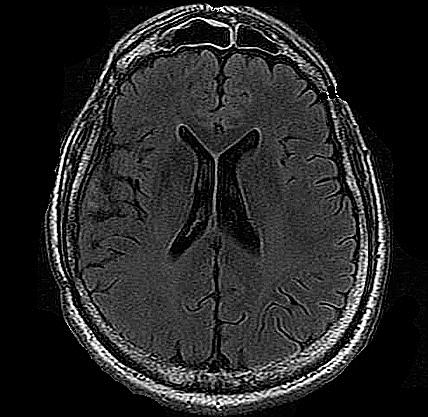
#> input picture ALL DATA/No-Tumor/1/No Tumor---0298.jpg, 428 x 417 px, found by its file name; its folder holds only this picture in this run
$ python QNN---3.py
#> lines starting #> are read from the running program, lines starting #| are printed output that depends on the picture
#!/usr/bin/env python3
"""
10-Qubit QNN on Brain Tumor MRI Dataset
- 32×32 images → 1024 dims → PCA → 10 features
- Data encoding: RY angle rotations
- Variational ansatz: RealAmplitudes (reps=3)
- Statevector analytic probabilities
- Scatterplots of PCA components
- Training with SciPy COBYLA optimizer + mini-batch updates
"""

import os
import sys
import time
import numpy as np
from PIL import Image
from sklearn.model_selection import train_test_split
from sklearn.decomposition import PCA
from scipy.optimize import minimize
import matplotlib.pyplot as plt
import seaborn as sns

# Qiskit imports
try:
    import qiskit
    from qiskit import QuantumCircuit
    from qiskit.circuit.library import RealAmplitudes
    from qiskit.quantum_info import Statevector
    print(f"Using Qiskit version: {qiskit.__version__}")
except ImportError:
    print("ERROR: Qiskit not found. Please activate the environment with Qiskit installed (pip install qiskit qiskit-aer).")
    sys.exit(1)

# Hyperparameters
DATA_ROOT      = "/Users/siddharthvedam/Downloads/Track 7---SRA/Quantom-Nural-Network-2/Dataset-vs-CNN"
CLASS_FOLDERS  = {"Glioma-Backup":0, "Meningioma-Backup":1, "Pituitary-Backup":2}
BINARY_CLASSES = [0,1]
IMG_SIZE       = 32        # 32×32
N_QUBITS       = 10        # 2^10=1024 amplitudes
PCA_COMPONENTS = N_QUBITS  # reduce to 10 features
REPS           = 3         # ansatz depth
TEST_SPLIT     = 0.1       # split fraction
EPOCHS         = 10        # training epochs
TRAIN_LIMIT    = 1000      # limit for speed
MAXITER        = 200       # optimizer max iterations per epoch
BATCH_SIZE     = 100       # mini-batch size

# 1) Load & preprocess images
def load_data_topdown_only(root, class_folders):
    X, y = [], []
    for cls_name, label in class_folders.items():
        view_dir = os.path.join(root, cls_name, "1")   # only the “1” folder
        if not os.path.isdir(view_dir):
            print(f"Warning: missing {view_dir}")
            continue
        for fname in os.listdir(view_dir):
            if not fname.lower().endswith((".jpg", ".png", ".jpeg")):
                continue
            img = (
                Image.open(os.path.join(view_dir, fname))
                     .convert("L")
                     .resize((IMG_SIZE, IMG_SIZE))
            )
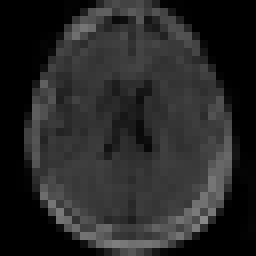
#> img: PIL image 32x32 L (shown 8 times larger); min 0, max 136, mean 38.9
            X.append(np.array(img).flatten() / 255.0)
            y.append(label)
    X = np.array(X)
    y = np.array(y)
    print(f"Loaded {len(X)} top-down images from view “1” only")
#| Loaded 3 top-down images from view “1” only
    return X, y


print("=== Loading Data ===")
X_all, y_all = load_data_topdown_only(DATA_ROOT, CLASS_FOLDERS)
#> y_all = [0, 1, 2]
# filter classes
mask = np.isin(y_all, BINARY_CLASSES)
#> mask = [True, True, False]
X_all, y_all = X_all[mask], y_all[mask]
#> y_all = [0, 1]
y_all = (y_all == BINARY_CLASSES[1]).astype(int)
#> (the run stopped early here; a loop or call above may not have finished)
